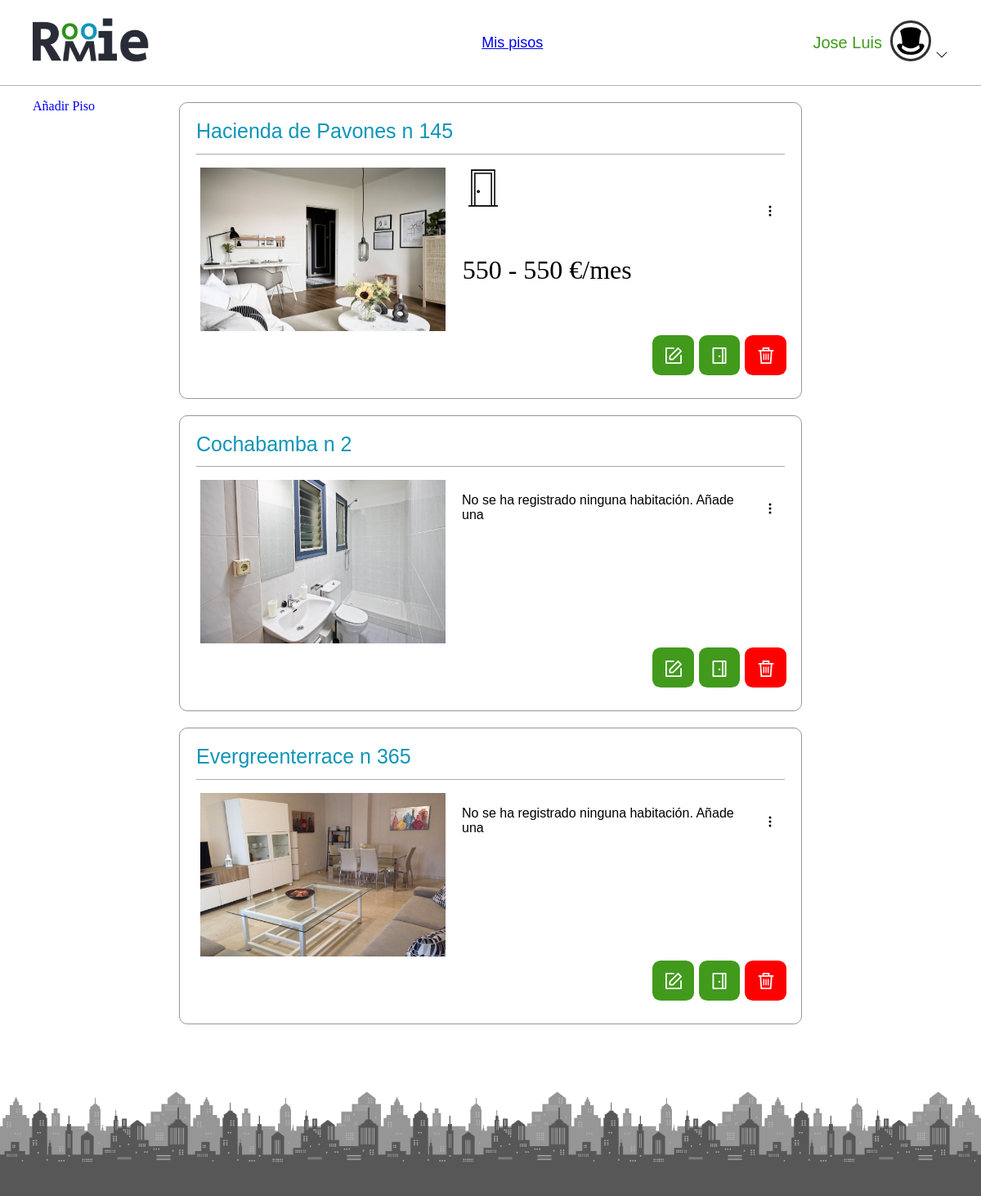
/mis_pisos.php (signed in), run on the app's committed database.
### tables this page shows
CREATE TABLE `pisos` (
  `id_piso` int(11) NOT NULL,
  `id_host` int(11) NOT NULL,
  `calle` varchar(255) NOT NULL,
  `barrio` varchar(255) NOT NULL,
  `ciudad` varchar(255) NOT NULL,
  `imagen_fachada` varchar(255) DEFAULT NULL,
  `permite_mascota` tinyint(1) DEFAULT NULL,
  `descripcion_piso` varchar(1024) DEFAULT NULL,
  `precio_max` int(11) DEFAULT NULL,
  `precio_min` int(11) DEFAULT NULL,
  `num_banios` int(11) NOT NULL
);

CREATE TABLE `imagenes_pisos` (
  `id` int(11) NOT NULL,
  `ruta` varchar(20) NOT NULL,
  `nombre` varchar(20) NOT NULL,
  `mimeType` varchar(30) NOT NULL,
  `id_piso` int(11) NOT NULL
);

### includes/src/Piso.php (called while the page is built, shortened)
<?php
class Piso
{
    public static function getServiciosPorIdPiso($id){
        $conn = Aplicacion::getInstance()->getConexionBd();
        $query = sprintf("SELECT * FROM detallespiso WHERE id_piso=%d", $id);
        $rs = $conn->query($query);
        if ($rs) {
            $result = Array();
            $nombres = Busqueda::getServicios();
            while ($fila = $rs->fetch_assoc()) {
                $result[] = $nombres[$fila['id_servicio']];
            }
        } else {
            error_log("Error BD ({$conn->errno}): {$conn->error}");
            $result = false;
        }
        return $result;
    }
    public static function getPisosPorIdHost($id){
        $conn = Aplicacion::getInstance()->getConexionBd();
        $query = sprintf("SELECT * FROM pisos WHERE id_host=%d", $id);
        $rs = $conn->query($query);
        $result = false;
        if ($rs) {
            while ($fila = $rs->fetch_assoc()) {
                $detalles = Piso::getDetallesPiso($fila);
                $result[] = new Piso($id, $fila['calle'], $fila['barrio'],  $fila['ciudad'], $detalles, $fila['id_piso']);
            }
        } else {
            error_log("Error BD ({$conn->errno}): {$conn->error}");
        }
        return $result;
    }
    private static function getDetallesPiso($fila){
        $detalles["servicios"] = self::getServiciosPorIdPiso($fila['id_piso']);
        $detalles['mascota'] = $fila['permite_mascota']??"";
        $detalles['descripcion'] = $fila['descripcion_piso']??"";
        $detalles['plazas_libres'] = $fila['plazas_libres']??"";
        $detalles['fotos'] = $fila['fotos']??"";
        $detalles['num_banios'] = $fila['num_banios']??0;
        $res = self::numHabOcupadasyLibresDelPiso($fila['id_piso']);
        $detalles['plazas_ocupadas'] = $res['ocupadas']??0;
        $detalles['plazas_libres'] = $res['libres']??0;
        $rango = self::precioMaxyMinDelPiso($fila['id_piso']);
        $detalles['precio_max'] = $rango['max']??0;
        $detalles['precio_min'] = $rango['min']??0;
        return $detalles;
    }
    public static function precioMaxyMinDelPiso($id){
        $habitaciones = self::getHabitacionesPorIdPiso($id);
        $res=Array();
        foreach($habitaciones as $hab){
            $res[] = $hab->precio;
        }
        if(!empty($res)){
            $min = min($res);
            $max = max($res);
            $result = ["min"=>$min, "max"=>$max];
        }
        else{
            $result = false;
        }
        return $result;
    }
    public static function numHabOcupadasyLibresDelPiso($id){
        $habitaciones = self::getHabitacionesPorIdPiso($id);
        $ocupadas = 0;
        $libres = 0;
        foreach($habitaciones as $hab){
            if($hab->estaOcupada()){
                $ocupadas+=1;
            }
            else{
                $libres+=1;
            }
        }
        $result = ["ocupadas"=>$ocupadas, "libres"=>$libres];
        return $result;
    }
    public static function getHabitacionesPorIdPiso($id){
        $conn = Aplicacion::getInstance()->getConexionBd();
        $query = sprintf("SELECT * FROM habitaciones WHERE id_piso=%d", $id);
        $rs = $conn->query($query);
        if ($rs) {
            $result = Array();
            while ($fila = $rs->fetch_assoc()) {
                $id_habitacion = $fila['id_habitacion'];
                $tam_cama = $fila['cama_cm'];
                $banio_privado = $fila['banio_propio']==1;
                $precio  = $fila['precio'];
                $gastos_incluidos = $fila['gastos_incluidos']==1;
                $descripcion = $fila['descripcion'];
                $fecha_disponibilidad = strtotime($fila['disponibilidad'])<=0
                    ?$fila['disponibilidad']
                    :NULL;
                $id_roomie = $fila['id_roomie'];
                $detalles = [
                    'tam_cama'=>$tam_cama,
                    'banio_privado'=>$banio_privado,
                    'precio'=>$precio,
                    'gastos_incluidos'=>$gastos_incluidos,
                    'descripcion'=>$descripcion,
                    'fecha_disponibilidad'=>$fecha_disponibilidad,
                ];
                $result[] = new Habitacion($id, $detalles, $id_roomie, $id_habitacion);
            }
        } else {
            error_log("Error BD ({$conn->errno}): {$conn->error}");
            $result = false;
        }
        return $result;
    }
}

### includes/src/Aplicacion.php (called while the page is built, shortened)
<?php
class Aplicacion
{
    private static $instancia;
    public static function getInstance()
    {
        if (!self::$instancia instanceof self) {
            self::$instancia = new static();
        }
        return self::$instancia;
    }
    private $dirInstalacion;
    private $inicializada;
    private function __construct()
    {
        $this->inicializada = false;
    }
    public function init($bdDatosConexion, $rutaApp = '/', $dirInstalacion = __DIR__)
    {
        if (!$this->inicializada) {
            $this->rutaRaizApp = $rutaApp;
            $this->dirInstalacion = $dirInstalacion;
            $this->inicializada = true;
        }
    }
    public function resuelve($path = '')
    {
        $rutaAppLongitudPrefijo = mb_strlen($this->rutaRaizApp);
        return $this->rutaRaizApp . $path;
    }
    private function doIncludeInterna($path, &$params, $retornaContenido=false)
    {
        if (mb_strlen($path) > 0 && mb_substr($path, 0, 1) !== '/') {
            $path = '/' . $path;
        }
        include($this->dirInstalacion . $path);
        if($retornaContenido){
            $contenido=$contenido??"No ha pido cargar contenido";
            return $contenido;
        }
    }
    public function getHTML($path)
    {
        $params = array();
        $aux = $this->doIncludeInterna($path, $params, true);
        return $aux;
    }
}

### includes/src/Vista.php (called while the page is built, shortened)
<?php
class Vista{
    protected $contenido = "";
    public function carga_contenido($paths) {
        $app = Aplicacion::getInstance();
        foreach ($paths as $p) {
            $this->contenido .= $app->getHTML($p);
        }
    }
}

### mis_pisos.php (called while the page is built, shortened)
<?php
require_once __DIR__.'/includes/config.php';
$paths = ["vistas/contenidos/contenido_mis_pisos.php"];
$vista->carga_contenido($paths);

### includes/src/Busqueda.php (called while the page is built, shortened)
<?php
class Busqueda
{
    public static function getServicios(){
        $conn = Aplicacion::getInstance()->getConexionBd();
        $query = "SELECT * FROM servicios";
        $rs = $conn->query($query);
        if ($rs) {
            while ($fila = $rs->fetch_assoc()) {
                $result[$fila["id_servicio"]] = $fila["nombre"];
            }
        } else {
            error_log("Error BD ({$conn->errno}): {$conn->error}");
            $result = false;
        }
        return $result;
    }
}

### includes/config.php (called while the page is built, shortened)
<?php
spl_autoload_register(function ($class) {
    $prefix = 'es\\ucm\\fdi\\aw\\';
    $base_dir = implode(DIRECTORY_SEPARATOR, [__DIR__, 'src', '']);
    $len = strlen($prefix);
    $relative_class = substr($class, $len);
    $file = $base_dir . str_replace('\\', '/', $relative_class) . '.php';
});

### includes/src/Habitacion.php (called while the page is built, shortened)
<?php
class Habitacion
{
    private $id_roomie;
    private $detalles;
    public function __construct($id_piso, $detalles=array(), $id_roomie=null, $id = null)
    {
        $this->id_roomie = $id_roomie;
        $this->detalles = $detalles;
    }
    public function getPrecio()
    {
        return $this->detalles['precio'];
    }
    public function estaOcupada()
    {
        return $this->id_roomie;
    }
}

### includes/src/MagicProperties.php (called while the page is built, shortened)
<?php
trait MagicProperties
{
    public function __get($property)
    {
        $methodName = 'get' . ucfirst($property);
        if (method_exists($this, $methodName)) {
            return $this->$methodName();
        } else {
            throw new \Exception("La propiedad '$property' no está definida");
        }
    }
}

### includes/vistas/contenidos/contenido_mis_pisos.php (the view, shortened to what this page needs)
<?php
$app= Aplicacion::getInstance();
if($app->comprueba_permisos(Usuario::HOST_ROLE)){
    $pisos = es\ucm\fdi\aw\Piso::getPisosPorIdHost($app->idUsuario());
    if($pisos){
        $contenido = "<div class='centrado'>";
        $ruta = $app->resuelve('/img/door.svg');
        foreach ($pisos as $p) {
            $boton_editar_detalles =  new \es\ucm\fdi\aw\usuarios\FormularioBotonEditDetallesPiso($p->id);
            $boton_eliminar = new \es\ucm\fdi\aw\usuarios\FormularioBotonDeletePiso($p->id);
            $boton_ver_habitaciones = new \es\ucm\fdi\aw\usuarios\FormularioBotonVerHabitaciones($p->id);
            $dict_status_habitacion = Piso::numHabOcupadasyLibresDelPiso($p->id);
            $num_ocupadas = $dict_status_habitacion['ocupadas'];
            $num_libres = $dict_status_habitacion['libres'];
            $iconos_habitaciones = "<div class='rooms'>";
            for($i=0;$i<$num_libres;$i++){
                $iconos_habitaciones .= '<img src="'.$ruta.'" alt="Hab. Libre '.$i.'" width="50" height="50">';
            }
            if($num_libres==0&&$num_ocupadas==0){
                $iconos_habitaciones .='<p>No se ha registrado ninguna habitación. Añade una </p>';
            }
            $iconos_habitaciones .= "</div>";
            $rango_precios = $p->getPrecio_max()!=0
                ?"<div class='precio'>{$p->getPrecio_min()} - {$p->getPrecio_max()} €/mes</div>"
                : "";
            $html_img = Imagen::getPortada($p->id);
            $contenido.= <<<EOS
                <div class="centrado card">
                    <div class="card-header">
                        {$p->getCalle()}
                    </div>
                    <div class="card-body">
                        <div class="grid-container">
                            {$html_img}
                            $iconos_habitaciones
                            $rango_precios
                            <button class="clear-btn button more ">
                                <img class=h-20" src="img/three-dots-vertical.svg" alt="more options">
                            </button>
                            <div class="inline-block btns">
                                {$boton_editar_detalles->gestiona()}
                                {$boton_ver_habitaciones->gestiona()}
                                {$boton_eliminar->gestiona()}
                            </div>
                        </div>
                    </div>
                </div>
            EOS;
        }
    }
}
else{
    $contenido = <<<EOS
        No tienes permisos para acceder a esta página
    EOS;
}

### includes/src/Imagen.php (shortened to what this page needs)
<?php
class Imagen
{
    public static function buscaPorIdEntidad($id_piso)
    {
        $result = [];
        $app = Aplicacion::getInstance();
        $conn = $app->getConexionBd();
        $query = sprintf('SELECT * FROM imagenes_pisos WHERE id_piso = %d', intval($id_piso));
        $rs = $conn->query($query);
        if ($rs) {
            while ($fila = $rs->fetch_assoc()) {
                $result[] = new Imagen($fila['ruta'], $fila['nombre'], $fila['mimeType'], $fila['id_piso'], $fila['id']);
            }
        } else {
            error_log($conn->error);
        }
        return $result;
    }
    public static function getPortada($id)
    {
        $html_portada ="";
        $result = self::buscaPorIdEntidad($id);
        if (count($result)===0)
        {
            $html_portada .=<<<EOF
                <img class="h-100 w-10e " src="img/logo.png" alt="Imagen">
            EOF;
        }
        else
        {
            $imagen = $result[0];
            $html_portada .=<<<EOF
                <img class="fpiso" src="almacenPublico/$imagen->ruta">
            EOF;
        }
        return $html_portada;
    }
    private function __construct($ruta, $nombre, $mimeType, $id_piso, $id = NULL)
    {
        $this->ruta = $ruta;
    }
}

### data on the page
pisos: calle "Hacienda de Pavones n 145"
imagenes_pisos: ruta (picture)
pisos: calle "Cochabamba n 2"
imagenes_pisos: ruta (picture)
pisos: calle "Evergreenterrace n 365"
imagenes_pisos: ruta (picture)

### other printed values
$nombre "Jose Luis"
$p->getPrecio_min() "550"
$p->getPrecio_max() "550"
